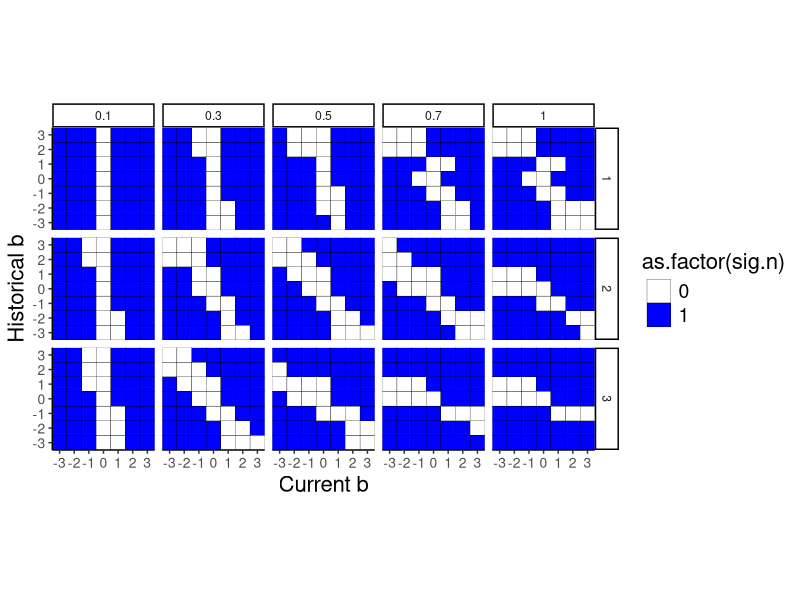
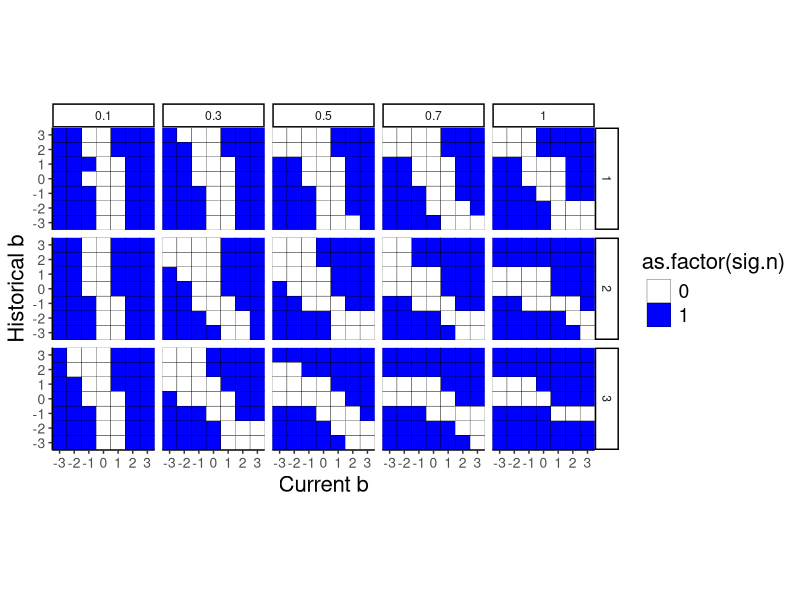
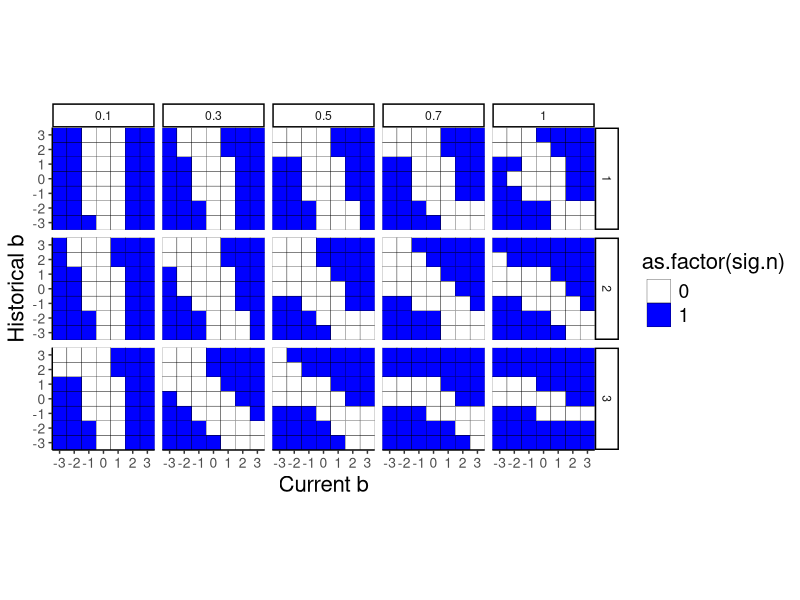

Here is the R script that generated these plots, in order:
## ---- chunk 1
library(ggplot2)
# knitr::include_graphics("dino_plots.pdf")

# INSERT simulation and plot code
sims <- read.csv("sim_resultc.csv")
sims$a.f <- as.factor(sims$a)
sims$sig <- ifelse(sims$L80 <0 & sims$U80 >0 , "ns", 1) 
sims$sig <- ifelse(sims$L80 >0 & sims$U80 >0 , 
                                    "pos", sims$sig) 
sims$sig <- ifelse(sims$L80 <0 & sims$U80 <0 , 
                                    "neg", sims$sig) 
sims$sig.n <- 0
sims$sig.n <- ifelse(sims$sig=="pos", 1, sims$sig.n)
sims$sig.n <- ifelse(sims$sig=="neg", 1, sims$sig.n)

p = ggplot()+
  geom_tile(data = sims, aes(x = d, y = d_h,
                        fill = as.factor(sig.n)),
            color="black")+
  facet_grid(h~a)+
  # scale_fill_gradient2(expression(hat(d)), 
  #                      low = "darkred", mid = "white", 
  #                      high = "blue", 
  #                      breaks = c(-3, -2, -1, 0, 1, 2, 3), 
  #                      limits = c(-3.2, 3.2),
  #         labels = c("Neg bias", "", "", "NS","", "", "Bias"))+
  scale_x_continuous(breaks = c(-3:3), expand = c(0,0))+
  scale_y_continuous(breaks = c(-3:3), expand = c(0,0))+
  xlab("Current b")+
  ylab("Historical b")+
  scale_fill_manual(values = c("white", "blue"))+
  coord_equal()+
  theme_classic()+
  theme(axis.text = element_text(size =10), 
        axis.title = element_text(size = 16), 
        legend.title.align = 0.05, 
        legend.title = element_text(size = 16), 
        legend.text = element_text(size = 14))
p

## ---- chunk 2

# knitr::include_graphics("dino_plots.pdf")

# INSERT simulation and plot code
sims$a.f <- as.factor(sims$a)
sims$sig <- ifelse(sims$L90 <0 & sims$U90 >0 , "ns", 1) 
sims$sig <- ifelse(sims$L90 >0 & sims$U90 >0 , 
                                    "pos", sims$sig) 
sims$sig <- ifelse(sims$L90 <0 & sims$U90 <0 , 
                                    "neg", sims$sig) 
sims$sig.n <- 0
sims$sig.n <- ifelse(sims$sig=="pos", 1, sims$sig.n)
sims$sig.n <- ifelse(sims$sig=="neg", 1, sims$sig.n)

p = ggplot()+
  geom_tile(data = sims, aes(x = d, y = d_h,
                        fill = as.factor(sig.n)),
            color="black")+
  facet_grid(h~a)+
  # scale_fill_gradient2(expression(hat(d)), 
  #                      low = "darkred", mid = "white", 
  #                      high = "blue", 
  #                      breaks = c(-3, -2, -1, 0, 1, 2, 3), 
  #                      limits = c(-3.2, 3.2),
  #         labels = c("Neg bias", "", "", "NS","", "", "Bias"))+
  scale_x_continuous(breaks = c(-3:3), expand = c(0,0))+
  scale_y_continuous(breaks = c(-3:3), expand = c(0,0))+
  xlab("Current b")+
  ylab("Historical b")+
  scale_fill_manual(values = c("white", "blue"))+
  coord_equal()+
  theme_classic()+
  theme(axis.text = element_text(size =10), 
        axis.title = element_text(size = 16), 
        legend.title.align = 0.05, 
        legend.title = element_text(size = 16), 
        legend.text = element_text(size = 14))
p
## ---- chunk 3

# knitr::include_graphics("dino_plots.pdf")

# INSERT simulation and plot code
sims$a.f <- as.factor(sims$a)
sims$sig <- ifelse(sims$L95 <0 & sims$U95 >0 , "ns", 1) 
sims$sig <- ifelse(sims$L95 >0 & sims$U95 >0 , 
                                    "pos", sims$sig) 
sims$sig <- ifelse(sims$L95 <0 & sims$U95 <0 , 
                                    "neg", sims$sig) 
sims$sig.n <- 0
sims$sig.n <- ifelse(sims$sig=="pos", 1, sims$sig.n)
sims$sig.n <- ifelse(sims$sig=="neg", 1, sims$sig.n)

p = ggplot()+
  geom_tile(data = sims, aes(x = d, y = d_h,
                        fill = as.factor(sig.n)),
            color="black")+
  facet_grid(h~a)+
  # scale_fill_gradient2(expression(hat(d)), 
  #                      low = "darkred", mid = "white", 
  #                      high = "blue", 
  #                      breaks = c(-3, -2, -1, 0, 1, 2, 3), 
  #                      limits = c(-3.2, 3.2),
  #         labels = c("Neg bias", "", "", "NS","", "", "Bias"))+
  scale_x_continuous(breaks = c(-3:3), expand = c(0,0))+
  scale_y_continuous(breaks = c(-3:3), expand = c(0,0))+
  xlab("Current b")+
  ylab("Historical b")+
  scale_fill_manual(values = c("white", "blue"))+
  coord_equal()+
  theme_classic()+
  theme(axis.text = element_text(size =10), 
        axis.title = element_text(size = 16), 
        legend.title.align = 0.05, 
        legend.title = element_text(size = 16), 
        legend.text = element_text(size = 14))
p
